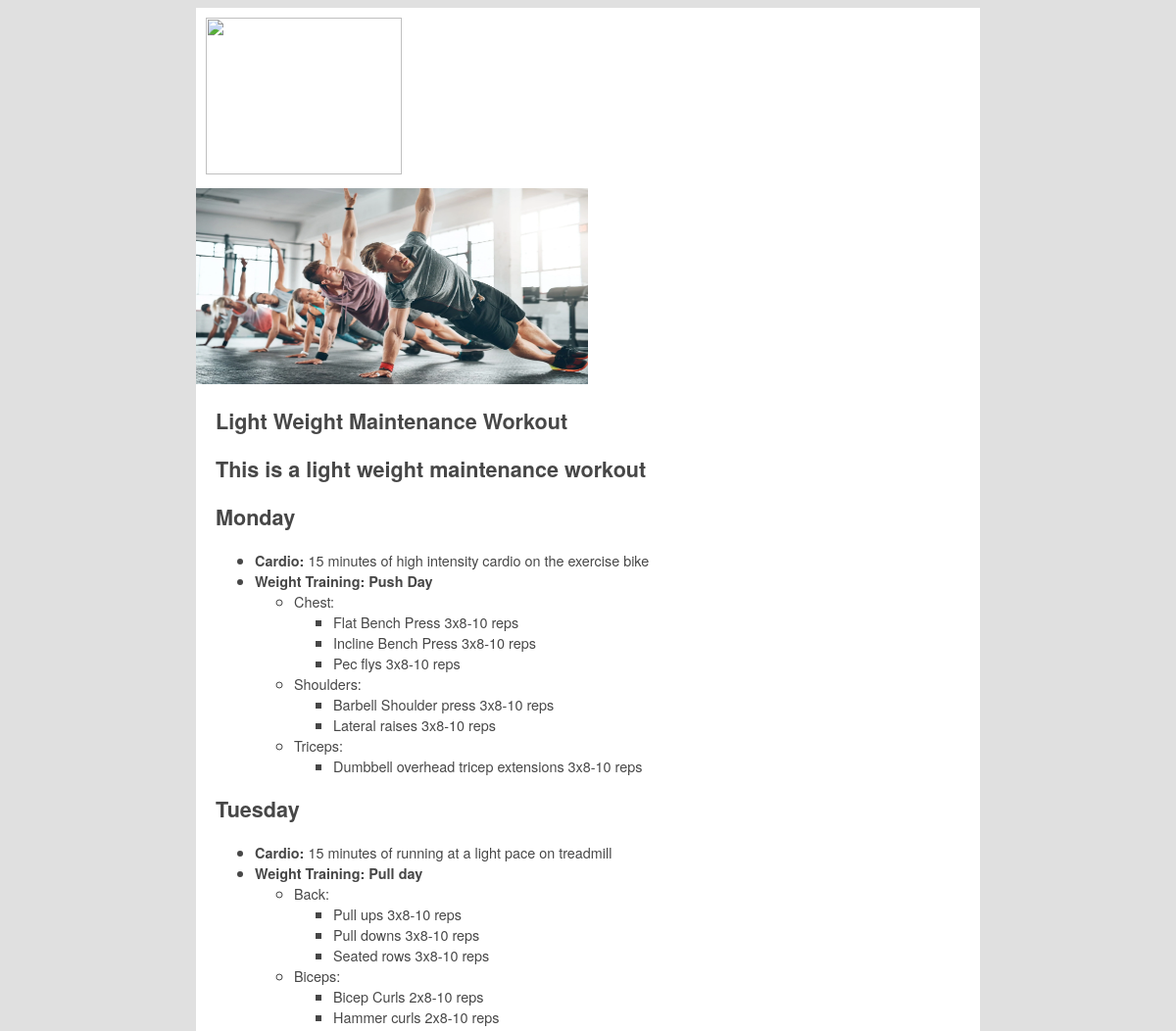
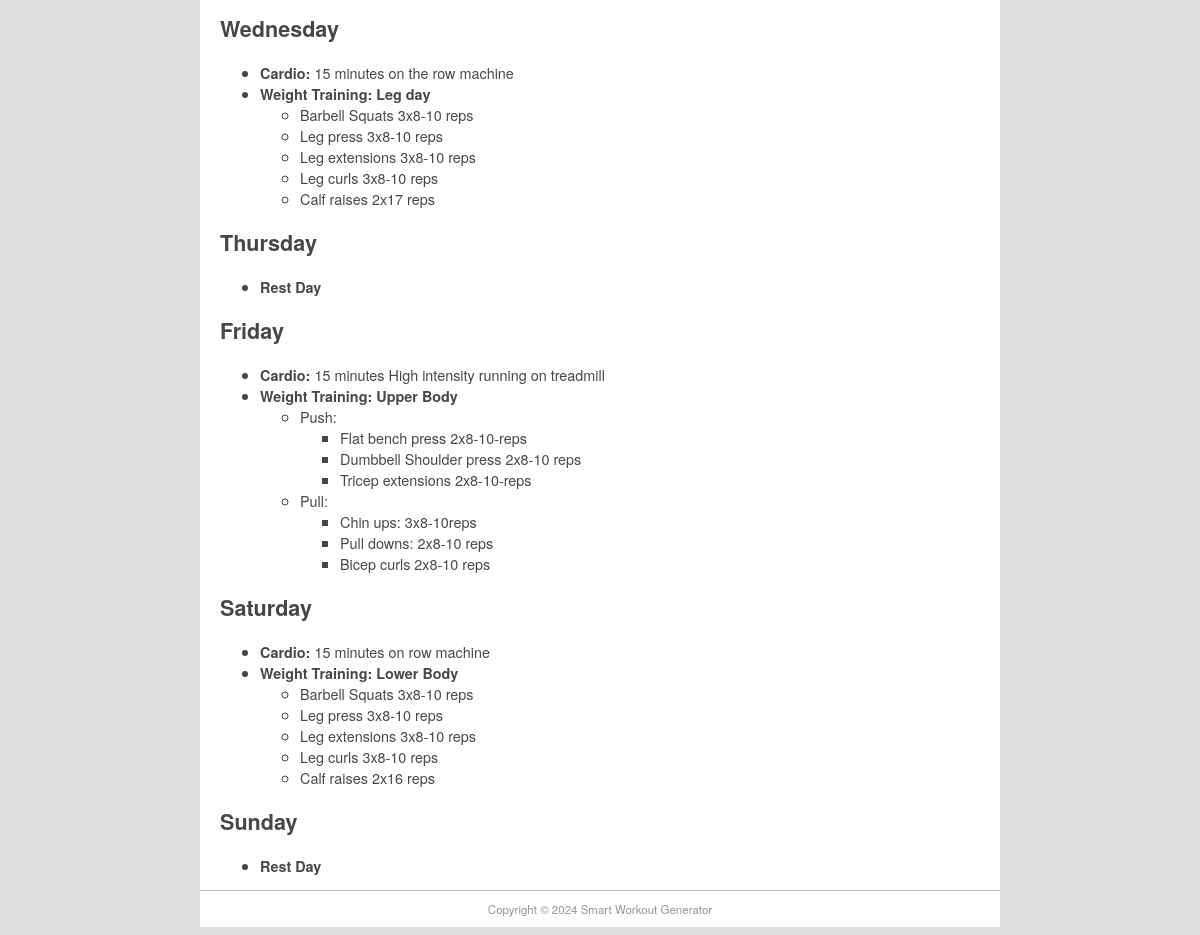
The app's page /weight_maintain_light/ with its own data (2 pictures, top to bottom).
### pages/models.py (models this page shows, shortened)
class Page(models.Model):
    title = models.CharField(max_length=60)
    permalink = models.CharField(max_length=50, unique=True)
    bodytext = models.TextField('Page Content', blank=True)

### pages/views.py (the view)
# urls.py: path("weight_maintain_light/", views.weight_maintain_light, name="weight_maintain_light"),
def weight_maintain_light(request):
    pg = Page.objects.get(permalink='/weight_maintain_light')
    context = {
	'title': pg.title,
	'content': pg.bodytext
    }
    return render(request, 'base.html', context)

### LHJ_group_project_test/templates/base.html (shortened to what this page needs)
{% load static %}
<!doctype html>
<html>
    <head>
        <link href="{% static 'main.css' %}" rel="stylesheet" type="text/css">
    </head>
    <body>
    <div id="wrapper">
        <header id="header">
            <div id="logo"><img src="{% static 'gym3.png' %}" width="200" height="160" alt=""/></div>
            <div id="topbanner"><img src="{% static 'gym4.webp' %}" width="400" height="200" alt=""/></div>
        </header>
        <section id="main">
            <h1>{{ title }}</h1>
            {% autoescape off %}
            <p>{{ content}}</p>
            {% endautoescape %}
        </section>
        <footer id="footer">Copyright &copy; 2024 Smart Workout Generator</footer>
    </div>
    </body>
</html>

### LHJ_group_project_test/static/main.css (style rules this page uses)
#header { border-style: none; width: 800px; height: auto; }
#wrapper { margin-top: 0px; margin-left: auto; margin-right: auto; background-color: #FFFFFF; width: 800px; }
body { background-color: #E0E0E0; font-family: Gotham, "Helvetica Neue", Helvetica, Arial, sans-serif; font-size: 0.9em; text-align: justify; color: #474747; }
#footer { text-align: center; font-size: 0.8em; margin-top: 5px; padding-top: 10px; padding-bottom: 10px; background-color: #FFFFFF; border-top: thin solid #BBBBBB; clear: both; color: #969696; }
#main { width: 560px; float: left; margin-left: 20px; margin-right: 10px; padding-right: 10px; }
#logo { padding: 10px; }

### records on screen
Page: title "Light Weight Maintenance Workout", bodytext "This is a light weight maintenance workout Monday Cardio: 15 minutes of high intensity cardio on the exercise bike Weight Training: Push Day Chest: Flat Bench Press 3x8-10 reps Incline Bench Press 3x8-10 reps Pec flys 3x8-10 reps Shoulders: Barbell Shoulder press 3x8-10 reps Lateral raises 3x8-10 reps Triceps: Dumbbell overhead tricep extensions 3x8-10 reps Tuesday Cardio: 15 minutes of running at a light pace on treadmill Weight Training: Pull day Back: Pull ups 3x8-10 reps Pull downs 3x8-10 reps Seated rows 3x8-10 reps Biceps: Bicep Curls 2x8-10 reps Hammer curls 2x8-10 reps Wednesday Cardio: 15 minutes on the row machine Weight Training: Leg day Barbell Squats 3x8-10 reps Leg press…"
